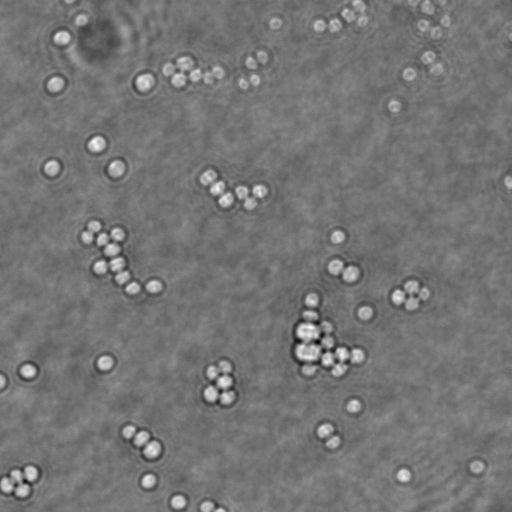
#> input picture Data/2b_S_Aureus/test/bright_field/JE2NileRed_oilp22_PMP_101220_007.tif, 512 x 512 px, found by its file name
$ jupyter execute --allow-errors data_analysis.ipynb   (shell and % lines are left out)
#> lines starting #> are read from the running program, lines starting #| are printed output that depends on the picture
# Data Analysis

#### We have 5 different datasets

Details:

[cell 1]
# Imports
import matplotlib.pyplot as plt
from PIL import Image

## On Scc The Folder Structure is as follows:

- **2b**
  - A_Segmentation_S.aureus.png
  - **DeepBacs_Data_Segmentation_Staph_Aureus_dataset**
    - **brightfield_dataset**
      - **test**
        - **brightfield** (5 files)
          - JE2NileRed_oilp22_PMP_101220_007.tif
          - JE2NileRed_oilp22_PMP_101220_008.tif
          - *(... 3 more files)*
        - **masks** (5 files)
          - JE2NileRed_oilp22_PMP_101220_007.tif
          - JE2NileRed_oilp22_PMP_101220_008.tif
          - *(... 3 more files)*
      - **train**
        - **full_images**
          - **brightfield** (7 files)
            - JE2NileRed_oilp22_PMP_101220_001.tif
            - JE2NileRed_oilp22_PMP_101220_002.tif
            - *(... 5 more files)*
          - **masks** (7 files)
            - JE2NileRed_oilp22_PMP_101220_001.tif
            - JE2NileRed_oilp22_PMP_101220_002.tif
            - *(... 5 more files)*
        - **patches**
          - **brightfield** (10 files)
            - JE2NileRed_oilp22_PMP_101220_001_1.tif
            - JE2NileRed_oilp22_PMP_101220_001_2.tif
            - *(... 8 more files)*
          - **masks** (10 files)
            - JE2NileRed_oilp22_PMP_101220_001_1.tif
            - JE2NileRed_oilp22_PMP_101220_001_2.tif
            - *(... 8 more files)*
    - **Fiji_Rois**
      - **test** (5 files)
        - JE2NileRed_oilp22_PMP_101220_007.zip
        - JE2NileRed_oilp22_PMP_101220_008.zip
        - *(... 3 more files)*
      - **train** (7 files)
        - JE2NileRed_oilp22_PMP_101220_001.zip
        - JE2NileRed_oilp22_PMP_101220_002.zip
        - *(... 5 more files)*
    - **fluorescence_dataset**
      - *(similar structure as above for test and train)*
  - Notes.txt

[cell 2]
# Main folder of datasets
main_folder_path = "/projectnb/ec523kb/projects/teams_Fall_2024/Team_2/bacteria_counting/Data"

[cell 3]
import matplotlib.pyplot as plt
from PIL import Image

def display_image_and_mask(img_path, mask_path, figsize=(12, 6), main_folder_path = main_folder_path):
    """
    Display an image and its corresponding mask side by side.

    Parameters:
    img_path (str): Path to the original image file.
    mask_path (str): Path to the mask image file.
    figsize (tuple): Figure size (width, height) in inches.
    """
#> called with figsize = (12, 6)
    # Create a figure with two subplots side by side
    fig, (ax1, ax2) = plt.subplots(1, 2, figsize=figsize)

    # Add main_folder_path
    img_path = main_folder_path + '/' + img_path
    mask_path = main_folder_path + '/' + mask_path

    # Display the original image
    img = Image.open(img_path)
#> img is the input picture: PIL image 512x512 I;16B; min 3604, max 15264, mean 8985.7
    ax1.imshow(img)
    ax1.axis('off')
    ax1.set_title('Original Image')

    # Display the mask
    mask = Image.open(mask_path)
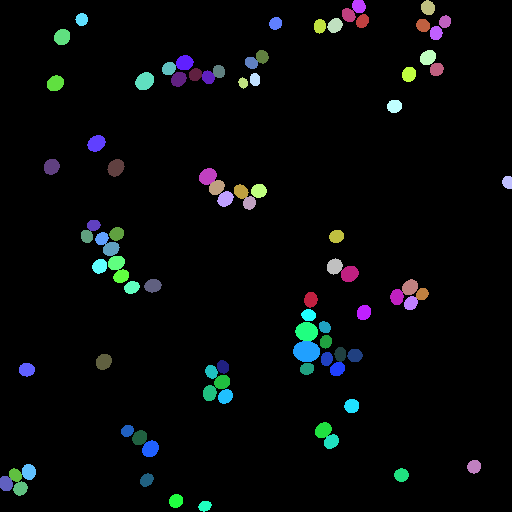
#> input picture Data/2b_S_Aureus/test/masks/JE2NileRed_oilp22_PMP_101220_007.tif, 512 x 512 px, found by its file name
#> mask is the input picture: PIL image 512x512 P; mean R, G, B 6.3, 8.5, 9.2
    ax2.imshow(mask)
    ax2.axis('off')
    ax2.set_title('Mask')

    # Adjust layout and display
    plt.tight_layout()
    plt.show()
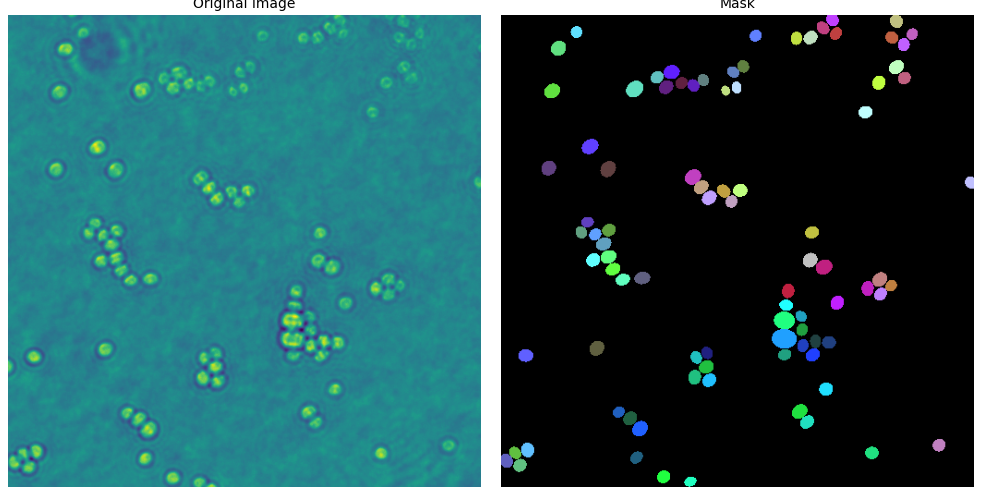
#> figure drawn by matplotlib, 2 panels

# 2b

[cell 4]
# Example images
print("Brightfield")
img_path = "2b/DeepBacs_Data_Segmentation_Staph_Aureus_dataset/brightfield_dataset/test/brightfield/JE2NileRed_oilp22_PMP_101220_007.tif"
mask_path = "2b/DeepBacs_Data_Segmentation_Staph_Aureus_dataset/brightfield_dataset/test/masks/JE2NileRed_oilp22_PMP_101220_007.tif"

display_image_and_mask(img_path, mask_path)

[cell 5]
# Example images
print("Fluorescent Whole Images")
img_path = "2b/DeepBacs_Data_Segmentation_Staph_Aureus_dataset/fluorescence_dataset/train/full_images/fluorescence/JE2NileRed_oilp22_PMP_101220_.tif"
mask_path = "2b/DeepBacs_Data_Segmentation_Staph_Aureus_dataset/fluorescence_dataset/train/full_images/masks/JE2NileRed_oilp22_PMP_101220_.tif"

#> (the rest of this cell did not finish here and is left out)


[cell 6]
# Example images
print("Fluorescent Patches")
img_path = "2b/DeepBacs_Data_Segmentation_Staph_Aureus_dataset/fluorescence_dataset/train/patches/fluorescence/JE2NileRed_oilp22_PMP_101220__1.tif"
mask_path = "2b/DeepBacs_Data_Segmentation_Staph_Aureus_dataset/fluorescence_dataset/train/patches/masks/JE2NileRed_oilp22_PMP_101220__1.tif"

#> (the rest of this cell did not finish here and is left out)


# 2c

[cell 7]
img_path = "2c/DeepBacs_Data_Segmentation_E.coli_Brightfield_dataset/train/brightfield/pos0_frame_26.tif"
mask_path = "2c/DeepBacs_Data_Segmentation_E.coli_Brightfield_dataset/train/masks_binary/pos0_frame_26.tif"
masks_roi_map = "2c/DeepBacs_Data_Segmentation_E.coli_Brightfield_dataset/train/masks_RoiMap/pos0_frame_26.tif"
print("Binary Mask")
display_image_and_mask(img_path, mask_path)
#> call 4 of display_image_and_mask, with figsize = (12, 6)
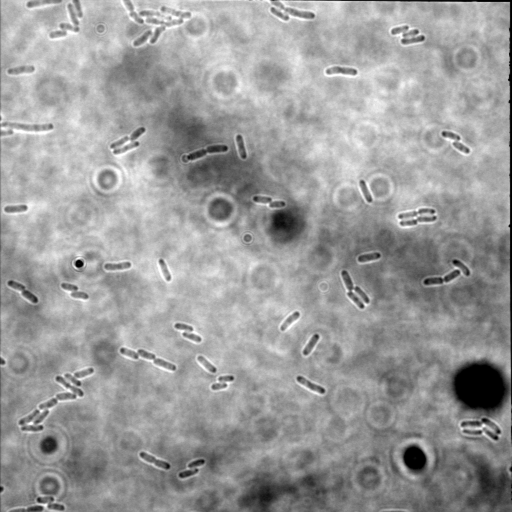
#> input picture Data/2c_Ecoli/train/bright_field/pos0_frame_26.tif, 1024 x 1024 px, found by its file name (shown at 1/2 size)
#> in display_image_and_mask, img is the input picture: PIL image 1024x1024 L; min 0, max 255, mean 155.2
#> in display_image_and_mask (call 4), `plt.show()`:
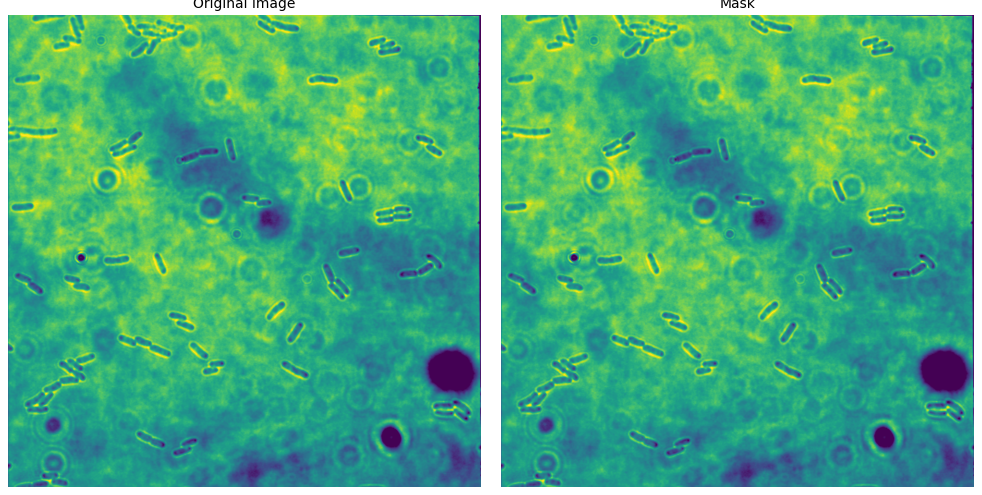
#> figure drawn by matplotlib, 2 panels
